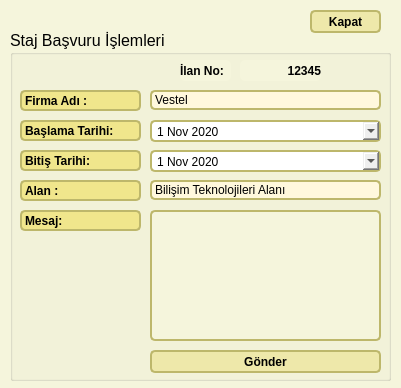
<?xml version="1.0" encoding="UTF-8"?>
<ui version="4.0">
 <class>MainWindow</class>
 <widget class="QMainWindow" name="MainWindow">
  <property name="geometry">
   <rect>
    <x>0</x>
    <y>0</y>
    <width>401</width>
    <height>388</height>
   </rect>
  </property>
  <property name="windowTitle">
   <string>MainWindow</string>
  </property>
  <property name="styleSheet">
   <string notr="true">.QWidget {
   background-color: beige;
}

/* Nice Windows-XP-style password character. */
QLineEdit[echoMode=&quot;2&quot;] {
    lineedit-password-character: 9679;
}

/* We provide a min-width and min-height for push buttons
   so that they look elegant regardless of the width of the text. */
QPushButton {
    background-color: palegoldenrod;
    border-width: 2px;
    border-color: darkkhaki;
    border-style: solid;
    border-radius: 5;
    padding: 3px;
    min-width: 9ex;
    min-height: 2.5ex;
}
QDateEdit{
    border-width: 2px;
    border-color: darkkhaki;
    border-style: solid;
    border-radius: 5;
    padding: 3px;
    min-width: 9ex;
    min-height: 2.5ex;
}


QPushButton:hover {
   background-color: khaki;
}

/* Increase the padding, so the text is shifted when the button is
   pressed. */
QPushButton:pressed {
    padding-left: 5px;
    padding-top: 5px;
    background-color: #d0d67c;
}

QLabel, QAbstractButton {
    font: bold;
}

/* Mark mandatory fields with a brownish color. */
.mandatory {
    color: brown;
}

/* Bold text on status bar looks awful. */
QStatusBar QLabel {
   font: normal;
}

QStatusBar::item {
    border-width: 1;
    border-color: darkkhaki;
    border-style: solid;
    border-radius: 2;
}

QComboBox, QLineEdit, QSpinBox, QTextEdit {
    background-color: cornsilk;
    selection-color: #0a214c; 
    selection-background-color: #C19A6B;
	border-width: 2px;
    border-color: darkkhaki;
    border-style: solid;
    border-radius: 5;
}

QListView {
   background-color: beige;
}

QListView {
    show-decoration-selected: 1;
}

QListView::item:hover {
    background-color: wheat;
}

/* We reserve 1 pixel space in padding. When we get the focus,
   we kill the padding and enlarge the border. This makes the items
   glow. */
QLineEdit, QFrame {
    border-width: 2px;
    padding: 1px;
    border-style: solid;
    border-color: darkkhaki;
    border-radius: 5px;
}

/* As mentioned above, eliminate the padding and increase the border. */
QLineEdit:focus, QFrame:focus {
    border-width: 3px;
    padding: 0px;
}

/* A QLabel is a QFrame ... */
QLabel {
    border: none;
    padding: 0;
    background: none;
	background-color: beige;
}



/* A QToolTip is a QLabel ... */
QToolTip {
    border: 2px solid darkkhaki;
    padding: 5px;
    border-radius: 3px;
    opacity: 200;
}

/* Nice to have the background color change when hovered. */
QRadioButton:hover, QCheckBox:hover {
    background-color: wheat;
}

/* Force the dialog's buttons to follow the Windows guidelines. */
QDialogButtonBox {
    button-layout: 0;
}

QTabWidget::pane { /* The tab widget frame */
    border-top: 2px solid #C2C7CB;
}

QTabWidget::tab-bar {
    left: 5px; /* move to the right by 5px */
}

/* Style the tab using the tab sub-control. Note that
    it reads QTabBar _not_ QTabWidget */
QTabBar::tab {
    background: palegoldenrod(x1: 0, y1: 0, x2: 0, y2: 1,
                                stop: 0 #E1E1E1, stop: 0.4 #DDDDDD,
                                stop: 0.5 #D8D8D8, stop: 1.0 #D3D3D3);
   border-width: 2px;
    border-color: darkkhaki;
    border-style: solid;
    border-top-left-radius: 4px;
    border-top-right-radius: 4px;
    min-width: 8ex;
    padding: 2px;
}

QTabBar::tab:selected, QTabBar::tab:hover {
    background-color: palegoldenrod;
}

QTabBar::tab:selected {
	border-width: 2px;
    border-color: darkkhaki;
    border-style: solid;
    border-bottom-color: #darkkhaki; /* same as pane color */
}

QTabBar::tab:!selected {
    margin-top: 2px; /* make non-selected tabs look smaller */
}

QFrame{
	background-color: khaki;
    border-width: 2px;
    border-color: darkkhaki;
    border-style: solid;
    border-radius: 5;
	
}

QPlainTextEdit{
	
	background-color: rgb(255, 255, 255);
}</string>
  </property>
  <widget class="QWidget" name="centralwidget">
   <widget class="QGroupBox" name="stajBasvuru">
    <property name="geometry">
     <rect>
      <x>10</x>
      <y>30</y>
      <width>381</width>
      <height>351</height>
     </rect>
    </property>
    <property name="font">
     <font>
      <pointsize>12</pointsize>
     </font>
    </property>
    <property name="title">
     <string>Staj Başvuru İşlemleri</string>
    </property>
    <widget class="QLabel" name="lblFirmaAdi">
     <property name="geometry">
      <rect>
       <x>10</x>
       <y>60</y>
       <width>121</width>
       <height>21</height>
      </rect>
     </property>
     <property name="text">
      <string>Firma Adı :</string>
     </property>
    </widget>
    <widget class="QLabel" name="lblBitsTarihi">
     <property name="geometry">
      <rect>
       <x>10</x>
       <y>120</y>
       <width>121</width>
       <height>21</height>
      </rect>
     </property>
     <property name="text">
      <string>Bitiş Tarihi:</string>
     </property>
    </widget>
    <widget class="QDateEdit" name="dateBaslamaTarihi_2">
     <property name="geometry">
      <rect>
       <x>140</x>
       <y>90</y>
       <width>231</width>
       <height>22</height>
      </rect>
     </property>
     <property name="contextMenuPolicy">
      <enum>Qt::DefaultContextMenu</enum>
     </property>
     <property name="buttonSymbols">
      <enum>QAbstractSpinBox::UpDownArrows</enum>
     </property>
     <property name="calendarPopup">
      <bool>true</bool>
     </property>
     <property name="date">
      <date>
       <year>2020</year>
       <month>11</month>
       <day>1</day>
      </date>
     </property>
    </widget>
    <widget class="QLineEdit" name="lineFirmaAdi">
     <property name="geometry">
      <rect>
       <x>140</x>
       <y>60</y>
       <width>231</width>
       <height>20</height>
      </rect>
     </property>
     <property name="text">
      <string>Vestel</string>
     </property>
    </widget>
    <widget class="QDateEdit" name="dateBitisTarihi">
     <property name="geometry">
      <rect>
       <x>140</x>
       <y>120</y>
       <width>231</width>
       <height>22</height>
      </rect>
     </property>
     <property name="contextMenuPolicy">
      <enum>Qt::DefaultContextMenu</enum>
     </property>
     <property name="buttonSymbols">
      <enum>QAbstractSpinBox::UpDownArrows</enum>
     </property>
     <property name="calendarPopup">
      <bool>true</bool>
     </property>
     <property name="date">
      <date>
       <year>2020</year>
       <month>11</month>
       <day>1</day>
      </date>
     </property>
    </widget>
    <widget class="QLabel" name="lblBaslamaTarihi">
     <property name="geometry">
      <rect>
       <x>10</x>
       <y>90</y>
       <width>121</width>
       <height>21</height>
      </rect>
     </property>
     <property name="text">
      <string>Başlama Tarihi:</string>
     </property>
    </widget>
    <widget class="QLabel" name="lblBaslamaTarihi_2">
     <property name="geometry">
      <rect>
       <x>10</x>
       <y>150</y>
       <width>121</width>
       <height>21</height>
      </rect>
     </property>
     <property name="text">
      <string>Alan : </string>
     </property>
    </widget>
    <widget class="QLineEdit" name="lineFirmaAdi_2">
     <property name="geometry">
      <rect>
       <x>140</x>
       <y>150</y>
       <width>231</width>
       <height>20</height>
      </rect>
     </property>
     <property name="text">
      <string>Bilişim Teknolojileri Alanı</string>
     </property>
    </widget>
    <widget class="QLabel" name="lblBaslamaTarihi_3">
     <property name="geometry">
      <rect>
       <x>10</x>
       <y>180</y>
       <width>121</width>
       <height>21</height>
      </rect>
     </property>
     <property name="text">
      <string>Mesaj:</string>
     </property>
    </widget>
    <widget class="QTextEdit" name="textMesaj">
     <property name="geometry">
      <rect>
       <x>140</x>
       <y>180</y>
       <width>231</width>
       <height>131</height>
      </rect>
     </property>
     <property name="styleSheet">
      <string notr="true">QTextEdit
{
	background-color: beige;
    border-width: 2px;
    padding: 1px;
    border-style: solid;
    border-color: darkkhaki;
    border-radius: 5px;
}
</string>
     </property>
    </widget>
    <widget class="QPushButton" name="btnGonder">
     <property name="geometry">
      <rect>
       <x>140</x>
       <y>320</y>
       <width>231</width>
       <height>23</height>
      </rect>
     </property>
     <property name="text">
      <string>Gönder</string>
     </property>
    </widget>
    <widget class="QLabel" name="uyari">
     <property name="geometry">
      <rect>
       <x>170</x>
       <y>30</y>
       <width>51</width>
       <height>21</height>
      </rect>
     </property>
     <property name="styleSheet">
      <string notr="true">QLabel {
    border: none;
    padding: 0;
    
	background-color: beige;
}</string>
     </property>
     <property name="text">
      <string>İlan No:</string>
     </property>
    </widget>
    <widget class="QLabel" name="uyari_2">
     <property name="geometry">
      <rect>
       <x>230</x>
       <y>30</y>
       <width>81</width>
       <height>21</height>
      </rect>
     </property>
     <property name="layoutDirection">
      <enum>Qt::LeftToRight</enum>
     </property>
     <property name="styleSheet">
      <string notr="true">QLabel {
    border: none;
    padding: 0;
    
	background-color: beige;
}</string>
     </property>
     <property name="text">
      <string>12345</string>
     </property>
     <property name="alignment">
      <set>Qt::AlignRight|Qt::AlignTrailing|Qt::AlignVCenter</set>
     </property>
    </widget>
   </widget>
   <widget class="QPushButton" name="btnKapat">
    <property name="geometry">
     <rect>
      <x>310</x>
      <y>10</y>
      <width>71</width>
      <height>23</height>
     </rect>
    </property>
    <property name="text">
     <string>Kapat</string>
    </property>
   </widget>
  </widget>
 </widget>
 <resources/>
 <connections/>
</ui>
